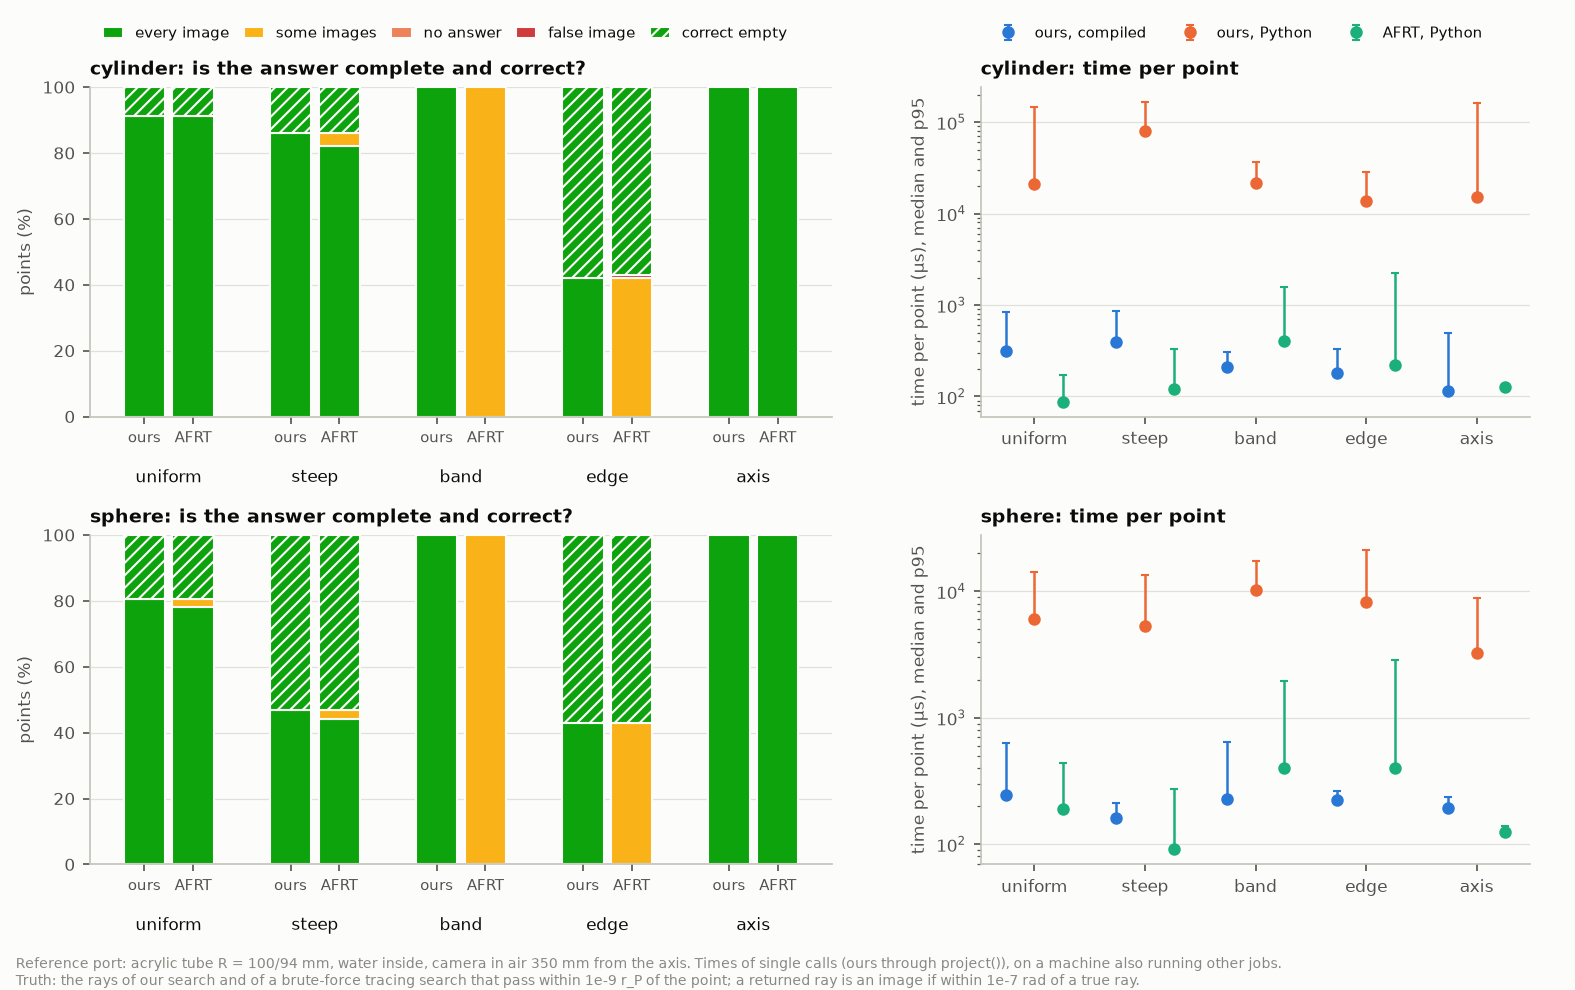

Write the Python code that produced this figure.
"""Benchmark: forward projection through the paper's reference port, by our search and by AFRT.

At the reference port of S. Zhong et al., arXiv:2610.17413 (an acrylic tube of outer radius 100 mm and 6 mm wall,
filled with water and seen from air, the camera 350 mm from the axis), and at the same port made spherical, this
measures how long one projection takes and whether it returns every image of the point:

  * ours, compiled  - refractive_camera.project(backend="cpp", threads=1): the complete search;
  * ours, Python    - the same search in pure Python (backend="python"), on 40 points per set;
  * AFRT            - alternating forward ray tracing (Belden 2013) from one start, the straight line, as published.

Point sets: uniform in the water; steep rays (points far above or below the camera); the two-image band; next to the
edge of the shadow (the image count changes within 0.1 mm radially); near the axis (within 2 mm of the cylinder's
axis, or of the sphere's line through its centre and the camera).

The truth at a point is every ray found by our search or by a brute-force search that uses tracing alone
(refractive_camera.tracing.search_images), kept only if its traced path passes within 1e-9 r_P of the point; a ray of
AFRT that lands within its own tolerance (1e-9 m, also the paper's acceptance) but matches none of them would be added
and listed.  A returned ray is an image when its direction is within 1e-7 rad of a true ray's (2e-4 px at f = 2000
px); each method's answer is then scored: every image, some images, no answer (nothing at a point that has images), a
false image (a returned ray that is no image), or a correct empty answer.  How precisely each method's rays land is
reported apart from that.

Timings are per point, each call timed on its own with time.perf_counter: the compiled search through the public
project() (so including its Python wrapper) and, directly, the compiled core alone; AFRT; each the best of 3 calls.  The
Python search is timed once per point.  The batch throughput of the compiled backend, wrapper amortised, is given too,
and so is how busy the machine was (whole-machine CPU use, sampled at each set), since other load inflates timings.

    python benchmarks/bench_projection.py            about 15 minutes
    python benchmarks/bench_projection.py --quick    a minute, small sets (writes *_quick.* files)
    python benchmarks/bench_projection.py --redraw   the figure again, from the saved JSON
"""
import json
import os
import platform
import subprocess
import sys
import time
from pathlib import Path

import numpy as np

HERE = Path(__file__).resolve().parent
sys.path.insert(0, str(HERE.parent / "src"))

import refractive_camera as rc  # noqa: E402
from refractive_camera.baselines import afrt  # noqa: E402
from refractive_camera.tracing import search_images  # noqa: E402

RADII, INDICES = (0.100, 0.094), (1.0, 1.49, 1.33)
CENTRE = np.array([0.35, 0.0, 0.0])
SETS = ("uniform", "steep", "band", "edge", "axis")
OUTCOMES = ("every image", "some images", "no answer", "false image", "correct empty")
TRUTH_TOL = 1e-9                # a ray enters the truth if its trace passes within this of the point, relative to r_P
ACCEPT_M = 1e-9                 # m: AFRT's stopping tolerance and the paper's acceptance (E1)
SAME_RAY = 1e-7                 # rad: a returned ray this close in direction to a true ray is that image
GRID = (600, 400)               # brute-force search grid
PY_POINTS = 40                  # points per set for the Python backend

QUICK = "--quick" in sys.argv
SIZES = dict(uniform=500, steep=100, band=100, edge=100, axis=100)
TRUTH_SIZES = dict(uniform=150, steep=100, band=100, edge=100, axis=100)
if QUICK:
    SIZES = {k: 12 for k in SIZES}
    TRUTH_SIZES = {k: 6 for k in TRUTH_SIZES}
    PY_POINTS = 4
SUFFIX = "_quick" if QUICK else ""

_log = []


def say(*a):
    s = " ".join(str(x) for x in a)
    print(s, flush=True)
    _log.append(s)


def cpu_name():
    try:
        if sys.platform == "win32":
            out = subprocess.run(["powershell", "-NoProfile", "-Command", "(Get-CimInstance Win32_Processor).Name"],
                                 capture_output=True, text=True, timeout=30).stdout.strip()
            if out:
                return out.splitlines()[0].strip()
        elif sys.platform.startswith("linux"):
            for line in Path("/proc/cpuinfo").read_text().splitlines():
                if line.startswith("model name"):
                    return line.split(":", 1)[1].strip()
        elif sys.platform == "darwin":
            return subprocess.run(["sysctl", "-n", "machdep.cpu.brand_string"], capture_output=True,
                                  text=True).stdout.strip()
    except Exception:
        pass
    return platform.processor() or "unknown"


def cpu_load():
    """Whole-machine CPU use (%) now, or None: on Windows the processors' load, elsewhere the 1-minute load average."""
    try:
        if sys.platform == "win32":
            out = subprocess.run(["powershell", "-NoProfile", "-Command", "(Get-CimInstance Win32_Processor | "
                                  "Measure-Object -Property LoadPercentage -Average).Average"],
                                 capture_output=True, text=True, timeout=30).stdout.strip()
            return float(out)
        if hasattr(os, "getloadavg"):
            return 100.0 * os.getloadavg()[0] / (os.cpu_count() or 1)
    except Exception:
        pass
    return None


# ------------------------------------------------------------------------------------------------- the point sets
def point_sets(window, cam, seed):
    """The five sets, deterministic; band and edge points are drawn from a pool by the compiled backend's counts."""
    rng = np.random.default_rng(seed)
    R = window.radii[-1]
    sphere = window.kind == "sphere"

    def disc(m, zlo, zhi):
        r = R * np.sqrt(rng.uniform(0, 1, m)) * (1 - 1e-9)
        th = rng.uniform(-np.pi, np.pi, m)
        z = rng.uniform(zlo, zhi, m) * rng.choice([-1.0, 1.0], m)
        if sphere:                                      # keep the point inside the sphere
            z = np.sign(z) * np.minimum(np.abs(z), np.sqrt(np.maximum(R * R - r * r, 0)) * 0.999)
        return np.c_[r * np.cos(th), r * np.sin(th), z]

    def counts(X):
        return rc.project(X, cam, window, backend="cpp", threads=0).counts(on_sensor=False)

    sets = {}
    if sphere:
        v = rng.normal(size=(SIZES["uniform"], 3))
        v /= np.linalg.norm(v, axis=1, keepdims=True)
        sets["uniform"] = v * (R * rng.uniform(0, 1, len(v)) ** (1 / 3) * (1 - 1e-9))[:, None]
        sets["steep"] = disc(SIZES["steep"], 0.05, 0.09)
    else:
        sets["uniform"] = disc(SIZES["uniform"], 0.0, 0.1)
        sets["steep"] = disc(SIZES["steep"], 0.2, 0.5)
    pool = disc(100000, 0.0, 0.03)
    c = counts(pool)
    sets["band"] = pool[c == 2][:SIZES["band"]]
    r = np.hypot(pool[:, 0], pool[:, 1])
    inner = pool * ((r - 1e-4) / r)[:, None]
    inner[:, 2] = pool[:, 2]
    sets["edge"] = pool[c != counts(inner)][:SIZES["edge"]]
    m = SIZES["axis"]
    rr, ph = 0.002 * np.sqrt(rng.uniform(0, 1, m)), rng.uniform(-np.pi, np.pi, m)
    if sphere:                                          # near the line through the centre and the camera (x axis)
        x = rng.uniform(-1, 1, m) * np.sqrt(R * R - rr * rr) * 0.999
        sets["axis"] = np.c_[x, rr * np.cos(ph), rr * np.sin(ph)]
    else:
        sets["axis"] = np.c_[rr * np.cos(ph), rr * np.sin(ph), rng.uniform(-0.1, 0.1, m)]
    return sets


# ------------------------------------------------------------------------------------------------------ methods
def ours(window, cam, backend):
    def f(x):
        im = rc.project(x, cam, window, backend=backend, threads=1)
        rays = im.branch != "ring"
        return im.direction[rays], str(im.status[0]), int((~rays).sum())
    return f


def core_only(window, cam):
    """The compiled core called directly on one point, in the window's frame: the search without project()'s Python."""
    import refractive_camera.projection as rp
    f = rp._core.project_cylinder if window.kind == "cylinder" else rp._core.project_sphere
    n, R = list(window.indices), list(window.radii)
    P0 = window.to_local(cam.center)

    def g(x):
        return f(n, R, P0, window.to_local(np.asarray(x, float)[None]), 1e-9, 1)
    return g


def afrt_method(window):
    def f(x):
        d, status, it = afrt(window, CENTRE, x)
        return (np.zeros((0, 3)) if d is None else d[None, :]), status, it
    return f


def timed(f, X, repeat):
    times, out = np.empty(len(X)), []
    for i, x in enumerate(X):
        best, res = np.inf, None
        for _ in range(repeat):
            t0 = time.perf_counter()
            res = f(x)
            best = min(best, time.perf_counter() - t0)
        times[i] = best
        out.append(res)
    return times, out


# ------------------------------------------------------------------------------------------------------ scoring
def landing(window, dirs, x):
    """Distance from the point to each direction's ray, traced from the camera centre (inf where it misses)."""
    if len(dirs) == 0:
        return np.zeros(0)
    tr = rc.trace(window, np.repeat(CENTRE[None], len(dirs), 0), dirs)
    return tr.miss_distance(np.repeat(np.asarray(x)[None], len(dirs), 0))


def dedupe(dirs):
    out = []
    for d in dirs:
        if not any(np.linalg.norm(d - e) < SAME_RAY for e in out):
            out.append(d)
    return np.array(out).reshape(-1, 3)


def matches(dirs, truth):
    """For each direction, whether it is one of the true rays (within SAME_RAY)."""
    if len(truth) == 0:
        return np.zeros(len(dirs), bool)
    return np.array([np.min(np.linalg.norm(truth - d, axis=1)) < SAME_RAY for d in dirs], bool)


def score(dirs, truth):
    """One method's answer at one point against the truth: its outcome."""
    if len(dirs) == 0:
        return "correct empty" if len(truth) == 0 else "no answer"
    if not matches(dirs, truth).all():
        return "false image"
    found = int(matches(truth, dirs).sum())
    return "every image" if found == len(truth) else "some images"


def pct(outcomes):
    n = max(len(outcomes), 1)
    return {o: 100.0 * sum(v == o for v in outcomes) / n for o in OUTCOMES}


def precision(m):
    """Median and largest landing distance (m) of the true images a method returned."""
    m = np.asarray(m, float)
    return {"median": float(np.median(m)) if m.size else None, "max": float(np.max(m)) if m.size else None,
            "n": int(m.size)}


def stats_us(t):
    return {"median_us": float(np.median(t) * 1e6), "p95_us": float(np.percentile(t, 95) * 1e6), "n": int(len(t))}


# --------------------------------------------------------------------------------------------------------- main
def run_window(window, cam, seed):
    name = window.kind
    say(f"\n=== {name}: radii {window.radii} m, indices {window.indices}, camera centre {CENTRE.tolist()} m ===")
    t0 = time.perf_counter()
    sets = point_sets(window, cam, seed)
    say("point sets: " + ", ".join(f"{k} {len(v)}" for k, v in sets.items()))
    res = {"sets": {}}
    all_points = np.vstack([sets[k] for k in SETS])
    for threads, label in ((1, "one thread"), (0, "all cores")):
        best = np.inf
        for _ in range(3):
            t = time.perf_counter()
            rc.project(all_points, cam, window, backend="cpp", threads=threads)
            best = min(best, time.perf_counter() - t)
        res[f"batch_us_per_point_{'1' if threads == 1 else 'all'}_threads"] = 1e6 * best / len(all_points)
        say(f"compiled backend, batch of {len(all_points)} points, {label}: {1e6 * best / len(all_points):.1f} us/point")
    disagreements, loads = [], []
    for key in SETS:
        X = sets[key]
        loads.append(cpu_load())
        t_cpp, out_cpp = timed(ours(window, cam, "cpp"), X, 3)
        t_core, _ = timed(core_only(window, cam), X, 3)
        t_afrt, out_afrt = timed(afrt_method(window), X, 3)
        npy = min(PY_POINTS, len(X))
        t_py, out_py = timed(ours(window, cam, "python"), X[:npy], 1)
        py_same = sum(len(a[0]) == len(b[0]) and all(np.min(np.linalg.norm(b[0] - d, axis=1)) < SAME_RAY
                                                     for d in a[0])
                      for a, b in zip(out_cpp[:npy], out_py))
        capped = sum(o[1] == "capped" for o in out_cpp)
        rings = sum(o[2] for o in out_cpp)
        # the truth, on the scored subset
        nt = min(TRUTH_SIZES[key], len(X))
        outcomes = {"ours": [], "afrt": []}
        miss = {"ours": [], "afrt": []}
        n_true, afrt_status = [], []
        rP = window.radial_distance(CENTRE)
        for i in range(nt):
            x = X[i]
            cands = [c for c in (out_cpp[i][0], search_images(window, CENTRE, x, grid=GRID)) if len(c)]
            cands = np.vstack(cands) if cands else np.zeros((0, 3))
            truth = dedupe(cands[landing(window, cands, x) <= TRUTH_TOL * rP]) if len(cands) else np.zeros((0, 3))
            for d, m in zip(out_afrt[i][0], landing(window, out_afrt[i][0], x)):
                if m <= ACCEPT_M and not matches(d[None], truth)[0]:
                    truth = np.vstack([truth, d[None]])
                    disagreements.append(dict(window=name, set=key, point=x.tolist(), note="AFRT found a ray that "
                                              "neither our search nor the brute force did", landing_m=float(m)))
            n_true.append(len(truth))
            for method, dirs in (("ours", out_cpp[i][0]), ("afrt", out_afrt[i][0])):
                outcomes[method].append(score(dirs, truth))
                ok = matches(dirs, truth)
                if ok.any():
                    miss[method] += landing(window, dirs[ok], x).tolist()
            afrt_status.append(out_afrt[i][1])
            if outcomes["ours"][-1] not in ("every image", "correct empty"):
                disagreements.append(dict(window=name, set=key, point=x.tolist(), ours=len(out_cpp[i][0]),
                                          truth=len(truth), outcome=outcomes["ours"][-1]))
        res["sets"][key] = {
            "points": int(len(X)), "scored": int(nt),
            "true_image_counts": {str(k): int(v) for k, v in zip(*np.unique(n_true, return_counts=True))},
            "ours": {"outcomes_pct": pct(outcomes["ours"]), "time": stats_us(t_cpp), "capped": int(capped),
                     "rings": int(rings), "landing_m": precision(miss["ours"])},
            "ours_core": {"time": stats_us(t_core)},
            "ours_python": {"time": stats_us(t_py), "same_as_compiled": int(py_same), "of": int(npy)},
            "afrt": {"outcomes_pct": pct(outcomes["afrt"]), "time": stats_us(t_afrt),
                     "landing_m": precision(miss["afrt"]),
                     "status_on_scored": {s: afrt_status.count(s) for s in ("converged", "cap", "breakdown")}},
        }
        say(f"  {key:8s} done ({len(X)} points timed, {nt} scored against the truth; {time.perf_counter() - t0:.0f} s)")
    loads.append(cpu_load())
    known = [v for v in loads if v is not None]
    res["machine_cpu_load_pct"] = {"samples": loads, "mean": float(np.mean(known)) if known else None,
                                   "max": float(np.max(known)) if known else None}
    res["disagreements_with_truth"] = disagreements
    res["seconds"] = time.perf_counter() - t0
    return res


def table(name, res):
    say(f"\n{name}: outcome on the points scored against the truth, percent of points")
    head = "  ".join(f"{o.split()[0][:5]:>5s}" for o in OUTCOMES)
    say(f"  {'set':8s} {'pts':>4s} | {'ours (compiled)':^36s} | {'AFRT, one start':^36s} | true images")
    say(f"  {'':8s} {'':>4s} | {head} | {head} |")
    for key in SETS:
        s = res["sets"][key]
        a = "  ".join(f"{s['ours']['outcomes_pct'][o]:5.1f}" for o in OUTCOMES)
        b = "  ".join(f"{s['afrt']['outcomes_pct'][o]:5.1f}" for o in OUTCOMES)
        counts = ", ".join(f"{k}: {v}" for k, v in s["true_image_counts"].items())
        say(f"  {key:8s} {s['scored']:4d} | {a} | {b} | {counts}")
    say(f"  (columns: {', '.join(OUTCOMES)})")
    worst, med = {}, {}
    for m in ("ours", "afrt"):
        lm = [res["sets"][k][m]["landing_m"] for k in SETS]
        worst[m] = max((v["max"] or 0.0) for v in lm)
        meds = [v["median"] for v in lm if v["median"] is not None]
        med[m] = float(np.median(meds)) if meds else float("nan")
    say(f"  precision of the true images returned (distance from the point to the traced ray): ours median "
        f"{med['ours']:.1e} m, largest {worst['ours']:.1e} m; AFRT median {med['afrt']:.1e} m, largest "
        f"{worst['afrt']:.1e} m")
    load = res["machine_cpu_load_pct"]
    busy = "" if load["mean"] is None else f"; machine CPU use during the run {load['mean']:.0f} % mean, {load['max']:.0f} % max"
    say(f"\n{name}: time per point, median / p95, single calls{busy}")
    say(f"  {'set':8s} | {'ours, project() (us)':>20s} | {'ours, core (us)':>16s} | {'ours, Python (ms)':>18s} | "
        f"{'AFRT, Python (us)':>18s} | Python = compiled")
    for key in SETS:
        s = res["sets"][key]
        c, k, p, a = s["ours"]["time"], s["ours_core"]["time"], s["ours_python"]["time"], s["afrt"]["time"]
        say(f"  {key:8s} | {c['median_us']:8.0f} / {c['p95_us']:8.0f} | {k['median_us']:6.0f} / {k['p95_us']:6.0f} | "
            f"{p['median_us'] / 1e3:7.2f} / {p['p95_us'] / 1e3:7.2f} | {a['median_us']:7.0f} / {a['p95_us']:7.0f} | "
            f"{s['ours_python']['same_as_compiled']}/{s['ours_python']['of']}")


def headline(results):
    say("\n=== headline ===")
    for name, res in results.items():
        def pooled(method, keys):
            num = sum(res["sets"][k][method]["outcomes_pct"][o] * res["sets"][k]["scored"]
                      for k in keys for o in ("every image", "correct empty"))
            return num / sum(res["sets"][k]["scored"] for k in keys)
        hard = ("steep", "band", "edge", "axis")
        say(f"{name}: complete and correct answer (every image, or a correct empty one):")
        say(f"    uniform points:   ours {pooled('ours', ('uniform',)):5.1f} %   AFRT {pooled('afrt', ('uniform',)):5.1f} %")
        say(f"    difficult points: ours {pooled('ours', hard):5.1f} %   AFRT {pooled('afrt', hard):5.1f} %")
        u = res["sets"]["uniform"]
        say(f"    median time, uniform set: ours compiled {u['ours']['time']['median_us']:.0f} us through project() "
            f"({u['ours_core']['time']['median_us']:.0f} us in the core), ours Python "
            f"{u['ours_python']['time']['median_us'] / 1e3:.1f} ms, AFRT (Python) {u['afrt']['time']['median_us']:.0f} us;"
            f" compiled batch {res['batch_us_per_point_1_threads']:.0f} us/point on one thread, "
            f"{res['batch_us_per_point_all_threads']:.1f} on all cores")
        d = res["disagreements_with_truth"]
        say(f"    points where ours is not complete against the truth: {len(d)}")
        for x in d:
            say(f"      {x}")
    say("\nNotes: AFRT returns at most one ray per start, so it cannot give both images of a two-image point; a "
        "converged AFRT ray is a true image, and on easy points one start is often all it needs.  Times of AFRT here "
        "are of a Python implementation and those of 'ours, compiled' of C++ behind a Python call, so they are not a "
        "like-for-like comparison of the two algorithms' cost; the paper compares both in C++ (its Section 9.2.1).")


def figure(results, path):
    import matplotlib
    matplotlib.use("Agg")
    import matplotlib.pyplot as plt
    from matplotlib.patches import Patch

    surface, ink, ink2, muted, grid = "#fcfcfb", "#0b0b0b", "#52514e", "#898781", "#e1e0d9"
    colours = {"every image": "#0ca30c", "correct empty": "#0ca30c", "some images": "#fab219",
               "no answer": "#ec835a", "false image": "#d03b3b"}
    method_colours = {"ours, compiled": "#2a78d6", "ours, Python": "#eb6834", "AFRT, Python": "#1baf7a"}
    plt.rcParams.update({"font.size": 8, "axes.edgecolor": "#c3c2b7", "axes.labelcolor": ink2, "xtick.color": ink2,
                         "ytick.color": ink2, "text.color": ink, "axes.titlesize": 9, "axes.titleweight": "bold"})
    fig, axes = plt.subplots(len(results), 2, figsize=(10.5, 3.3 * len(results)), facecolor=surface,
                             gridspec_kw=dict(width_ratios=[1.35, 1.0]))
    axes = np.atleast_2d(axes)
    for row, (name, res) in enumerate(results.items()):
        ax = axes[row, 0]
        ax.set_facecolor(surface)
        xs, labels = [], []
        for i, key in enumerate(SETS):
            for j, (method, short) in enumerate((("ours", "ours"), ("afrt", "AFRT"))):
                x = i * 3 + j
                xs.append(x)
                labels.append(f"{short}")
                bottom = 0.0
                p = res["sets"][key][method]["outcomes_pct"]
                for o in OUTCOMES:
                    if p[o] <= 0:
                        continue
                    ax.bar(x, p[o], bottom=bottom, width=0.85, color=colours[o], edgecolor=surface, linewidth=1.0,
                           hatch="////" if o == "correct empty" else None)
                    bottom += p[o]
            ax.text(i * 3 + 0.5, -16, key, ha="center", va="top", color=ink, fontsize=8)
        ax.set_xticks(xs, labels, fontsize=7)
        ax.set_ylim(0, 100)
        ax.set_ylabel("points (%)")
        ax.set_title(f"{name}: is the answer complete and correct?", loc="left")
        ax.grid(axis="y", color=grid, linewidth=0.6)
        ax.set_axisbelow(True)
        for s in ("top", "right"):
            ax.spines[s].set_visible(False)
        if row == 0:
            handles = [Patch(facecolor=colours[o], edgecolor=surface, hatch="////" if o == "correct empty" else None,
                             label=o) for o in OUTCOMES]
            ax.legend(handles=handles, ncol=5, loc="lower left", bbox_to_anchor=(0.0, 1.10), frameon=False,
                      fontsize=7, handlelength=1.4, columnspacing=1.0)
        ax = axes[row, 1]
        ax.set_facecolor(surface)
        width = 0.26
        for j, (label, getter) in enumerate((("ours, compiled", lambda s: s["ours"]["time"]),
                                             ("ours, Python", lambda s: s["ours_python"]["time"]),
                                             ("AFRT, Python", lambda s: s["afrt"]["time"]))):
            med = np.array([getter(res["sets"][k])["median_us"] for k in SETS])
            p95 = np.array([getter(res["sets"][k])["p95_us"] for k in SETS])
            x = np.arange(len(SETS)) + (j - 1) * width
            ax.errorbar(x, med, yerr=[np.zeros_like(med), p95 - med], fmt="o", ms=5, color=method_colours[label],
                        ecolor=method_colours[label], elinewidth=1.2, capsize=2, label=label)
        ax.set_yscale("log")
        ax.set_xticks(np.arange(len(SETS)), SETS)
        ax.set_ylabel("time per point (\u00b5s), median and p95")
        ax.set_title(f"{name}: time per point", loc="left")
        ax.grid(axis="y", which="major", color=grid, linewidth=0.6)
        ax.set_axisbelow(True)
        for s in ("top", "right"):
            ax.spines[s].set_visible(False)
        if row == 0:
            ax.legend(loc="lower left", bbox_to_anchor=(0.0, 1.10), ncol=3, frameon=False, fontsize=7)
    fig.text(0.01, 0.005, "Reference port: acrylic tube R = 100/94 mm, water inside, camera in air 350 mm from the axis. "
             "Times of single calls (ours through project()), on a machine also running other jobs.\n"
             "Truth: the rays of our search and of a brute-force tracing search that pass within 1e-9 r_P of the point; "
             "a returned ray is an image if within 1e-7 rad of a true ray.", fontsize=6.5, color=muted)
    fig.tight_layout(rect=(0, 0.035, 1, 1))
    fig.savefig(path, dpi=150, facecolor=surface)


def main():
    if "--redraw" in sys.argv:
        saved = json.loads((HERE / f"bench_projection{SUFFIX}.json").read_text(encoding="utf-8"))
        figure(saved["results"], HERE / f"bench_projection{SUFFIX}.png")
        return
    t0 = time.perf_counter()
    cam = rc.Camera.look_at(CENTRE, (0.0, 0.0, 0.0), f=2000.0, size=(1280, 1024))
    windows = (rc.CylindricalWindow(RADII, INDICES), rc.SphericalWindow(RADII, INDICES))
    say(f"bench_projection{' --quick' if QUICK else ''}, {time.strftime('%Y-%m-%d %H:%M')}")
    import refractive_camera.projection as rp
    machine = {"cpu": cpu_name(), "os": platform.platform(), "python": sys.version.split()[0],
               "numpy": np.__version__, "backends": list(rc.available_backends()),
               "compiled_core": Path(rp._core.__file__).name if rp._core is not None else None}
    say(f"machine: {machine['cpu']}; {machine['os']}; Python {machine['python']}, NumPy {machine['numpy']}; "
        f"backends {machine['backends']} ({machine['compiled_core']})")
    say(f"truth: rays of our search and of a brute-force tracing search (grid {GRID}) passing within {TRUTH_TOL:g} r_P "
        f"of the point; a returned ray is an image if within {SAME_RAY:g} rad of a true ray's direction")
    if "cpp" not in rc.available_backends():
        raise SystemExit("the compiled backend is not built: build it first (pip install . , or "
                         "python setup.py build_ext --inplace)")
    results = {}
    for seed, w in zip((20261021, 20261022), windows):
        results[w.kind] = run_window(w, cam, seed)
        table(w.kind, results[w.kind])
    headline(results)
    total = time.perf_counter() - t0
    say(f"\ntotal {total / 60:.1f} min")
    out = {"machine": machine, "settings": {"truth_tol_rel": TRUTH_TOL, "afrt_accept_m": ACCEPT_M,
                                            "same_ray_rad": SAME_RAY, "grid": GRID,
                                            "sizes": SIZES, "truth_sizes": TRUTH_SIZES, "python_points": PY_POINTS},
           "results": results, "minutes": total / 60}
    (HERE / f"bench_projection{SUFFIX}.json").write_text(json.dumps(out, indent=1), encoding="utf-8")
    figure(results, HERE / f"bench_projection{SUFFIX}.png")
    (HERE / f"bench_projection{SUFFIX}_out.txt").write_text("\n".join(_log) + "\n", encoding="utf-8")


if __name__ == "__main__":
    main()
